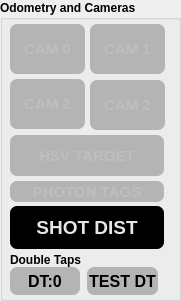
     <widget class="QGroupBox" name="groupBox_2">
      <property name="geometry">
       <rect>
        <x>180</x>
        <y>6</y>
        <width>181</width>
        <height>301</height>
       </rect>
      </property>
      <property name="font">
       <font>
        <family>MS Shell Dlg 2</family>
        <bold>true</bold>
       </font>
      </property>
      <property name="title">
       <string>Odometry and Cameras</string>
      </property>
      <widget class="ClickableQLabel" name="qlabel_cam0_target_indicator">
       <property name="enabled">
        <bool>false</bool>
       </property>
       <property name="geometry">
        <rect>
         <x>10</x>
         <y>24</y>
         <width>75</width>
         <height>50</height>
        </rect>
       </property>
       <property name="font">
        <font>
         <family>MS Shell Dlg 2</family>
         <pointsize>11</pointsize>
         <bold>true</bold>
        </font>
       </property>
       <property name="styleSheet">
        <string notr="true">border: 7px;
border-radius: 7px;
background-color:rgb(180,180,180);</string>
       </property>
       <property name="text">
        <string>CAM 0</string>
       </property>
       <property name="textFormat">
        <enum>Qt::AutoText</enum>
       </property>
       <property name="alignment">
        <set>Qt::AlignCenter</set>
       </property>
      </widget>
      <widget class="ClickableQLabel" name="qlabel_cam2_target_indicator">
       <property name="enabled">
        <bool>false</bool>
       </property>
       <property name="geometry">
        <rect>
         <x>10</x>
         <y>79</y>
         <width>75</width>
         <height>50</height>
        </rect>
       </property>
       <property name="font">
        <font>
         <family>MS Shell Dlg 2</family>
         <pointsize>11</pointsize>
         <bold>true</bold>
        </font>
       </property>
       <property name="styleSheet">
        <string notr="true">border: 7px;
border-radius: 7px;
background-color:rgb(180,180,180);</string>
       </property>
       <property name="text">
        <string>CAM 2</string>
       </property>
       <property name="textFormat">
        <enum>Qt::AutoText</enum>
       </property>
       <property name="alignment">
        <set>Qt::AlignCenter</set>
       </property>
      </widget>
      <widget class="ClickableQLabel" name="qlabel_cam1_target_indicator">
       <property name="enabled">
        <bool>false</bool>
       </property>
       <property name="geometry">
        <rect>
         <x>90</x>
         <y>24</y>
         <width>75</width>
         <height>50</height>
        </rect>
       </property>
       <property name="font">
        <font>
         <family>MS Shell Dlg 2</family>
         <pointsize>11</pointsize>
         <bold>true</bold>
        </font>
       </property>
       <property name="styleSheet">
        <string notr="true">border: 7px;
border-radius: 7px;
background-color:rgb(180,180,180);</string>
       </property>
       <property name="text">
        <string>CAM 1</string>
       </property>
       <property name="textFormat">
        <enum>Qt::AutoText</enum>
       </property>
       <property name="alignment">
        <set>Qt::AlignCenter</set>
       </property>
      </widget>
      <widget class="ClickableQLabel" name="qlabel_photoncam_target_indicator">
       <property name="enabled">
        <bool>false</bool>
       </property>
       <property name="geometry">
        <rect>
         <x>10</x>
         <y>181</y>
         <width>154</width>
         <height>21</height>
        </rect>
       </property>
       <property name="font">
        <font>
         <family>MS Shell Dlg 2</family>
         <pointsize>11</pointsize>
         <bold>true</bold>
        </font>
       </property>
       <property name="styleSheet">
        <string notr="true">border: 7px;
border-radius: 7px;
background-color:rgb(180,180,180);</string>
       </property>
       <property name="text">
        <string>PHOTON TAGS</string>
       </property>
       <property name="textFormat">
        <enum>Qt::AutoText</enum>
       </property>
       <property name="alignment">
        <set>Qt::AlignCenter</set>
       </property>
      </widget>
      <widget class="ClickableQLabel" name="qlabel_cam3_target_indicator">
       <property name="enabled">
        <bool>false</bool>
       </property>
       <property name="geometry">
        <rect>
         <x>90</x>
         <y>80</y>
         <width>75</width>
         <height>50</height>
        </rect>
       </property>
       <property name="font">
        <font>
         <family>MS Shell Dlg 2</family>
         <pointsize>11</pointsize>
         <bold>true</bold>
        </font>
       </property>
       <property name="styleSheet">
        <string notr="true">border: 7px;
border-radius: 7px;
background-color:rgb(180,180,180);</string>
       </property>
       <property name="text">
        <string>CAM 2</string>
       </property>
       <property name="textFormat">
        <enum>Qt::AutoText</enum>
       </property>
       <property name="alignment">
        <set>Qt::AlignCenter</set>
       </property>
      </widget>
      <widget class="ClickableQLabel" name="qlabel_hsv_target_indicator">
       <property name="enabled">
        <bool>false</bool>
       </property>
       <property name="geometry">
        <rect>
         <x>10</x>
         <y>135</y>
         <width>154</width>
         <height>41</height>
        </rect>
       </property>
       <property name="font">
        <font>
         <family>MS Shell Dlg 2</family>
         <pointsize>11</pointsize>
         <bold>true</bold>
        </font>
       </property>
       <property name="styleSheet">
        <string notr="true">border: 7px;
border-radius: 7px;
background-color:rgb(180,180,180);</string>
       </property>
       <property name="text">
        <string>HSV TARGET</string>
       </property>
       <property name="textFormat">
        <enum>Qt::AutoText</enum>
       </property>
       <property name="alignment">
        <set>Qt::AlignCenter</set>
       </property>
      </widget>
      <widget class="QLabel" name="qlabel_shot_distance">
       <property name="enabled">
        <bool>false</bool>
       </property>
       <property name="geometry">
        <rect>
         <x>10</x>
         <y>206</y>
         <width>154</width>
         <height>43</height>
        </rect>
       </property>
       <property name="font">
        <font>
         <family>MS Shell Dlg 2</family>
         <pointsize>14</pointsize>
         <bold>true</bold>
        </font>
       </property>
       <property name="styleSheet">
        <string notr="true">border: 7px;
border-radius: 7px;
background-color:rgb(0, 0, 0);
color:rgb(230,230,230);</string>
       </property>
       <property name="text">
        <string>SHOT DIST</string>
       </property>
       <property name="textFormat">
        <enum>Qt::AutoText</enum>
       </property>
       <property name="alignment">
        <set>Qt::AlignCenter</set>
       </property>
      </widget>
      <widget class="WarningLabel" name="qlabel_questnav_dtap_count_monitor">
       <property name="enabled">
        <bool>true</bool>
       </property>
       <property name="geometry">
        <rect>
         <x>10</x>
         <y>267</y>
         <width>70</width>
         <height>28</height>
        </rect>
       </property>
       <property name="font">
        <font>
         <family>Segoe UI</family>
         <pointsize>12</pointsize>
         <bold>true</bold>
        </font>
       </property>
       <property name="styleSheet">
        <string notr="true">border: 7px;
border-radius: 7px;
background-color:rgb(180,180,180);
</string>
       </property>
       <property name="text">
        <string>DT:0</string>
       </property>
       <property name="textFormat">
        <enum>Qt::AutoText</enum>
       </property>
       <property name="alignment">
        <set>Qt::AlignCenter</set>
       </property>
      </widget>
      <widget class="QLabel" name="label_19">
       <property name="geometry">
        <rect>
         <x>10</x>
         <y>252</y>
         <width>81</width>
         <height>16</height>
        </rect>
       </property>
       <property name="text">
        <string>Double Taps</string>
       </property>
      </widget>
      <widget class="QPushButton" name="qt_button_quest_test_dt">
       <property name="geometry">
        <rect>
         <x>87</x>
         <y>267</y>
         <width>71</width>
         <height>28</height>
        </rect>
       </property>
       <property name="font">
        <font>
         <family>Segoe UI</family>
         <pointsize>12</pointsize>
         <bold>true</bold>
        </font>
       </property>
       <property name="styleSheet">
        <string notr="true">border: 7px;
border-radius: 7px;
background-color:rgb(180,180,180);
</string>
       </property>
       <property name="text">
        <string>TEST DT</string>
       </property>
      </widget>
     </widget>
